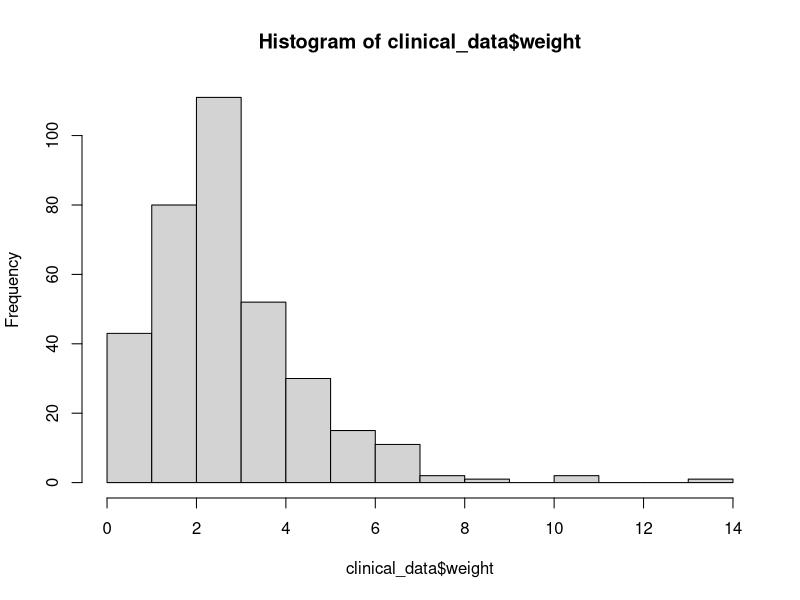
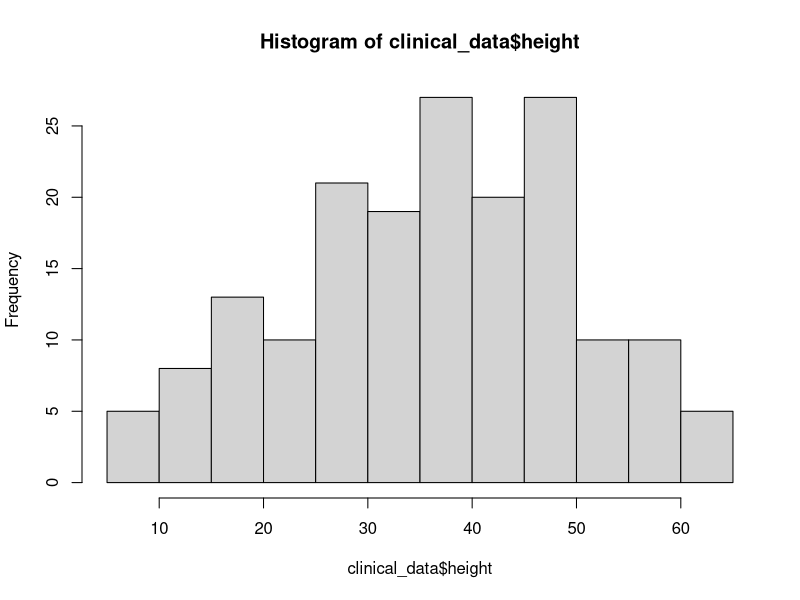
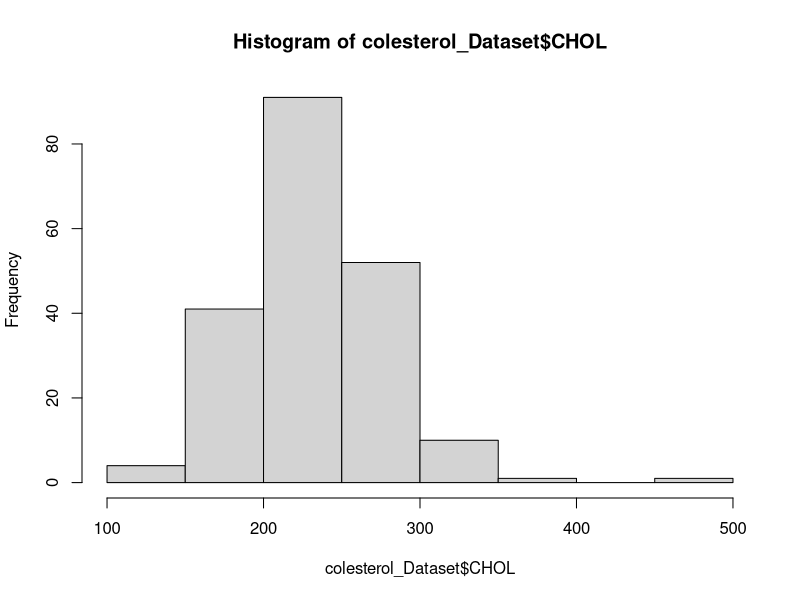
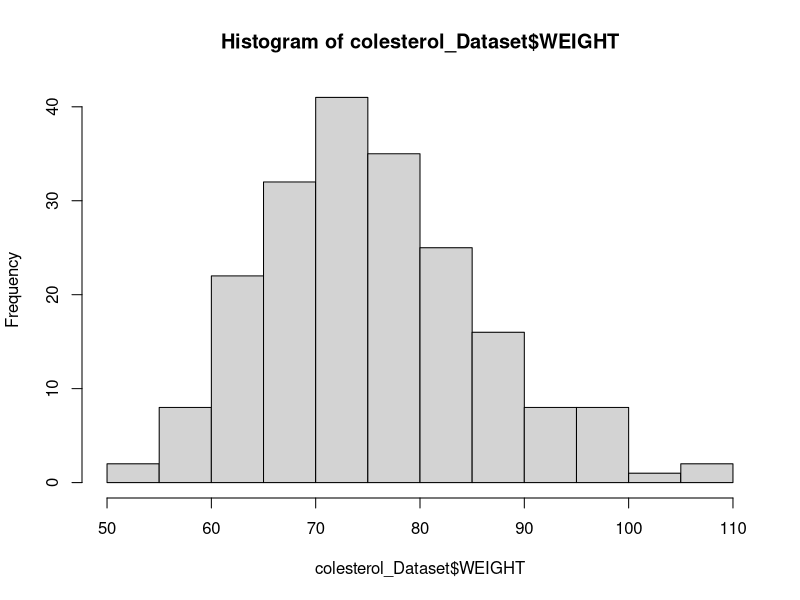

Write R code to recreate these figures, in order. (Note: this script raises an error after producing the figures.)
## ---- chunk 1
getwd()
setwd('~/Documents/R_Working_Directory')
## ---- chunk 2
clinical_data <- read.table('trgn599.clinical.tsv', header = TRUE, sep = '\t')
summary(clinical_data)
colesterol_Dataset <- read.table('col.txt', header = TRUE)
summary(colesterol_Dataset)
## ---- chunk 3
hist(clinical_data$weight)
hist(clinical_data$height)
hist(colesterol_Dataset$CHOL)
hist(colesterol_Dataset$WEIGHT)
## ---- chunk 4
boxplot(clinical_data$gender)
